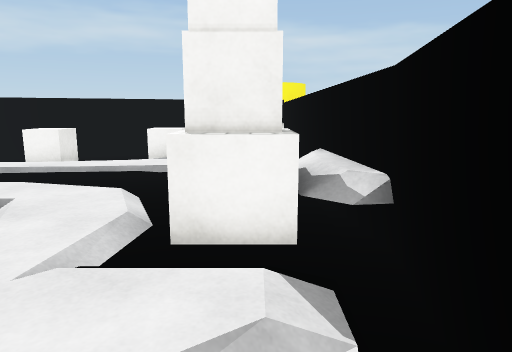
view 1 (above)

14 first-person views from a walk through a scene from a Unity 3-D project. The camera is 1.4 m above the floor, tilts 10° down and sees 70° across. The floor is counted in squares, 1 m on a side. Each view is taken from the middle of a square. On the plan, view 1 faces up. The plan holds only what a view shows up to about 16 squares ahead; the rest is blank. The place goes on beyond the plan. Surface patterns are stand-ins for the level's own textures.

view 2
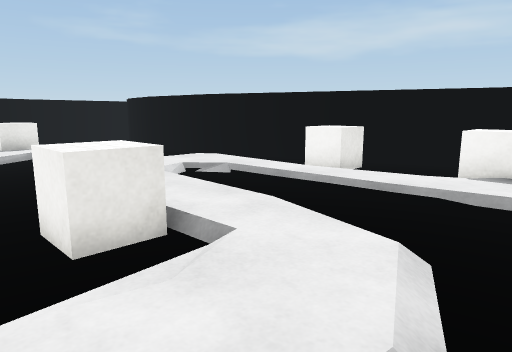

view 3
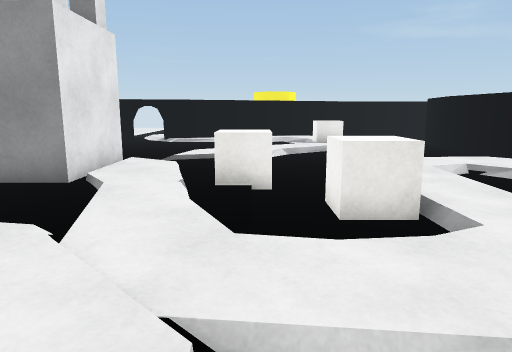

view 4
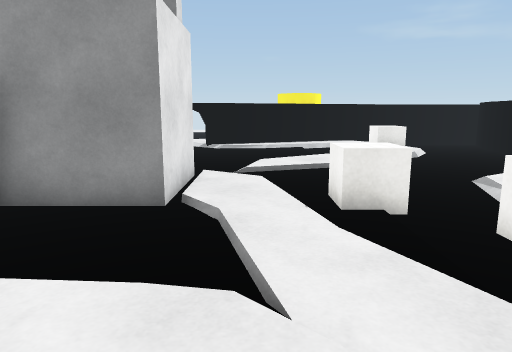

view 5
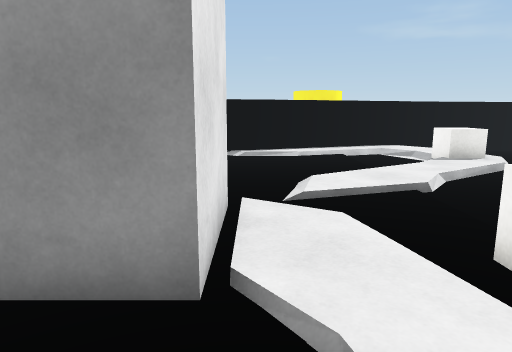

view 6
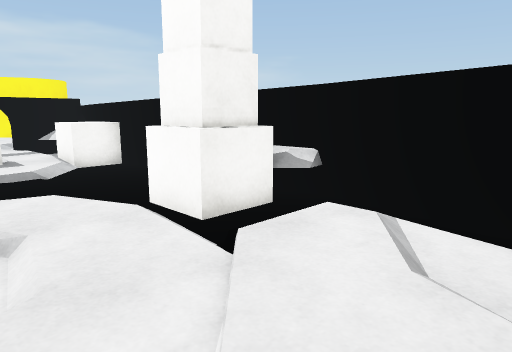

view 7
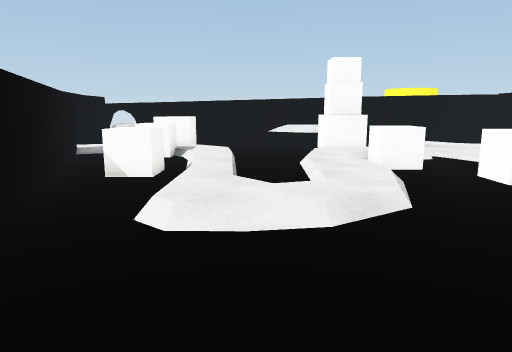

view 8
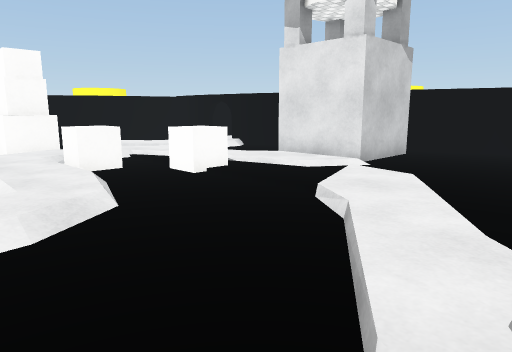

view 9
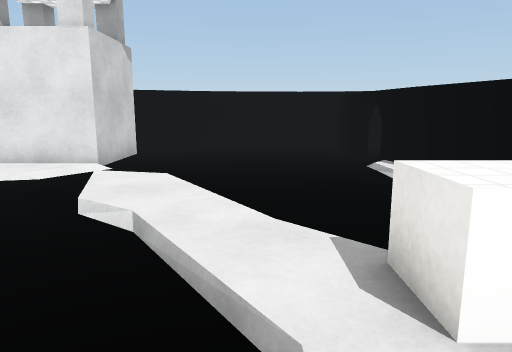

view 10
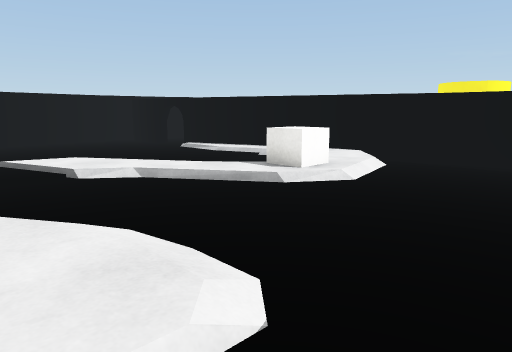

view 11
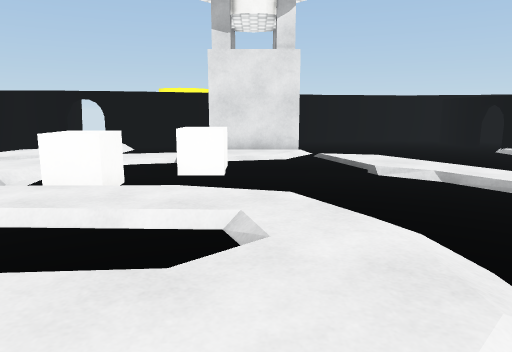

view 12
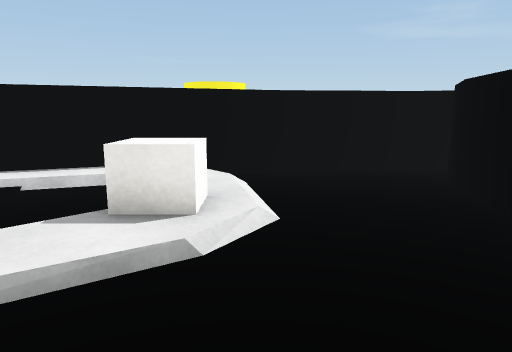

view 13
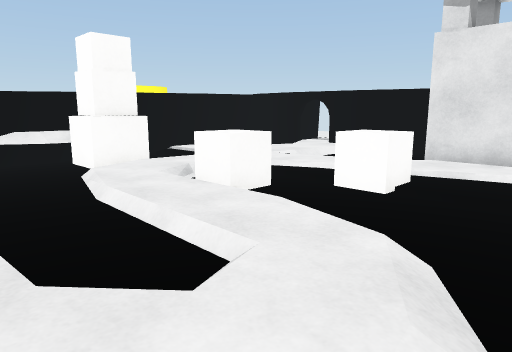

view 14
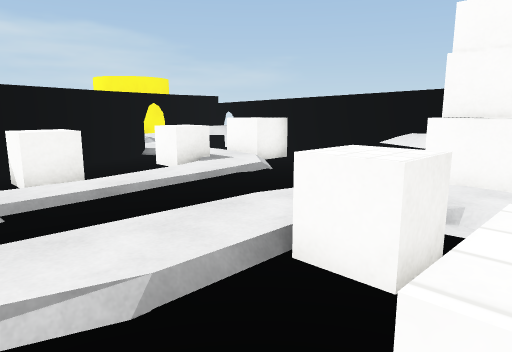

### Floor plan
Key: @ floor where view 1 was taken; # wall or solid block; . main floor; : floor 0.25 m higher than the main floor; - floor 0.25 m lower than the main floor; / step, stairs or slope; = window, fence, low wall or low ledge; ^ raised ledge; C white cube; U cube.
Columns run from 19 left of view 1 to 2 right of it. Each row starts with its distance up from view 1.
 14                 #####
 13              #### .=#
 12           #### -CC.U#
 11 ###########--UU-CC.U#
 10 #------------U--../-#
  9 #--------/......//--#
  8 #--------/./--------#
  7 #--///----.//-------#
  6 #/..UU/---......./--#
  5 ##..UU./----//UU..UU^
  4  #.---//------U-/.UU^#
  3  ##---/..---UU--..//##
  2   #....../..UU/..::/#
  1   # ....////..//::/.#
  0    #......////..::.@#
 -1    #...... ##../::.##
 -2    #......###..#####
 -3    #......  ####
 -4    #......#
 -5    ########

Positions as (right, up) in squares from view 1, and headings:
1: (0, 0), facing up
2: (-1, 3), facing up-left
3: (0, 3), facing left
4: (-1, 1), facing left
5: (-4, 0), facing left
6: (-4, 0), facing up-right
7: (-14, 8), facing right
8: (-14, 8), facing down-right
9: (-13, 8), facing down
10: (-8, 11), facing down-left
11: (-8, 11), facing down
12: (-10, 7), facing left
13: (-10, 9), facing down-right
14: (-8, 3), facing up-right
